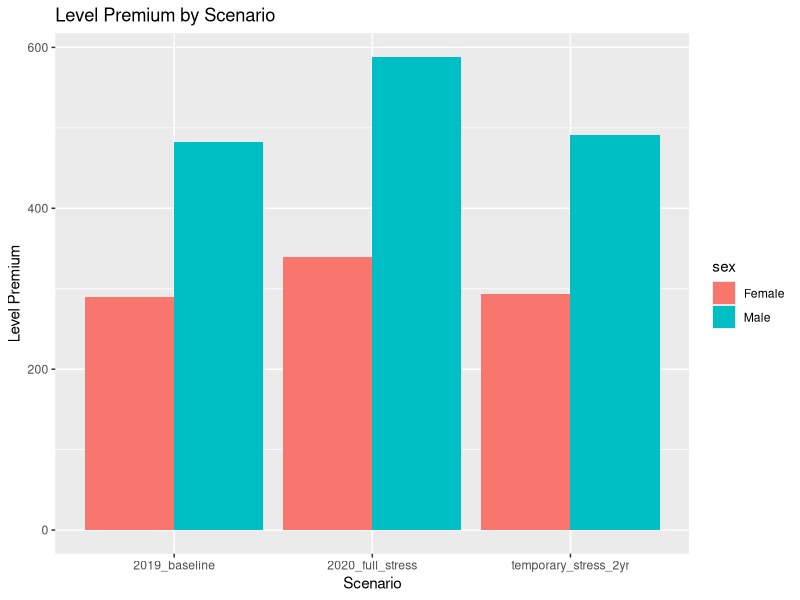
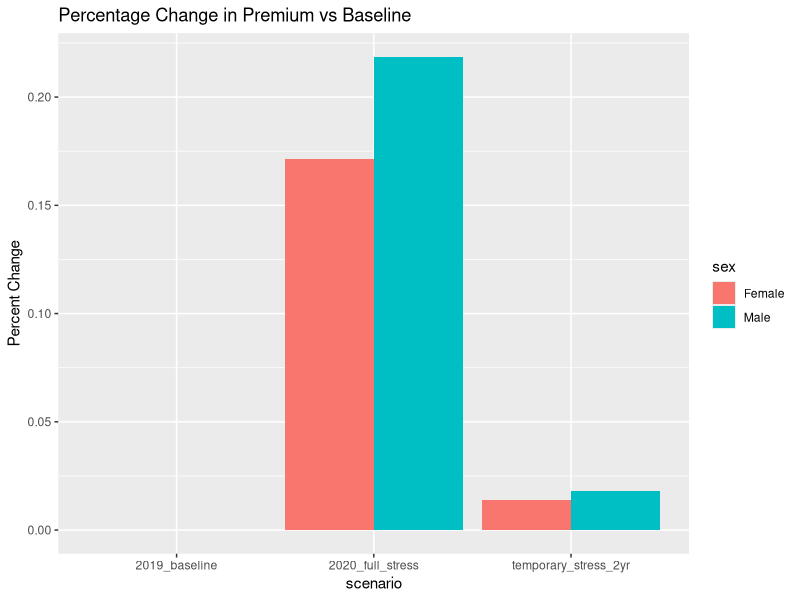
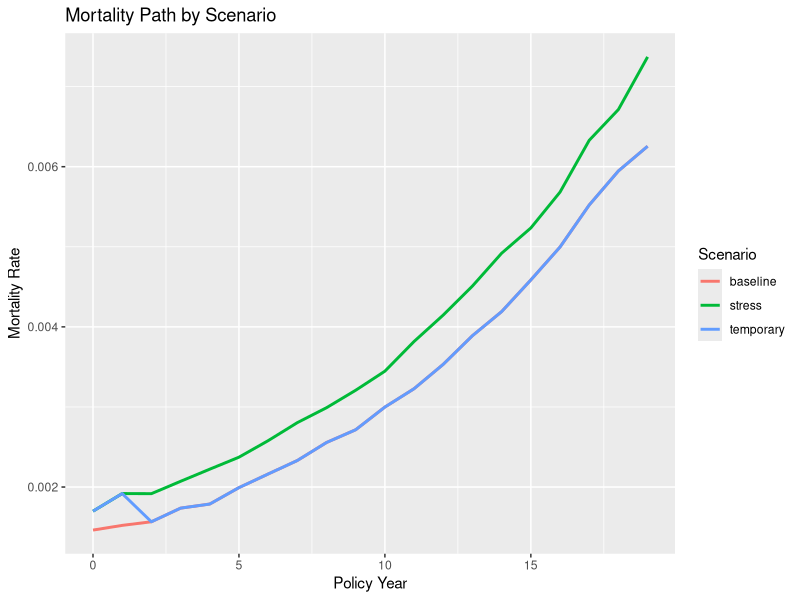

Source code (R) for these figures, in order:
# This script extends Script 05.
# Script 05 calculates the net single premium (NSP), which is equal to
# the expected present value of death benefits.
# Script 06 uses the same mortality assumptions and contract settings,
# and converts the single premium framework into a level annual premium
# framework under the equivalence principle.

# ---------------------------------------------------------
# Script: 06_level_premium_stress.R
# Purpose: Price level annual premium for term life under
#          baseline, full stress, and temporary stress scenarios
# ---------------------------------------------------------

library(readr)
library(dplyr)
library(tibble)
library(ggplot2)

# Load life tables
life_2019_f <- read_csv("data/processed/life_table_2019_female.csv")
life_2020_f <- read_csv("data/processed/life_table_2020_female.csv")

life_2019_m <- read_csv("data/processed/life_table_2019_male.csv")
life_2020_m <- read_csv("data/processed/life_table_2020_male.csv")


# Set pricing assumptions
issue_age <- 40
term <- 20
benefit <- 100000
i <- 0.03

# Set how many years the temporary stress lasts
stress_years <- 2


# This function calculates level annual premium from one life table.
price_level_term <- function(life_table, issue_age, term, benefit, i) {
  
  v <- 1 / (1 + i)
  
  pricing_data <- life_table %>%
    filter(age >= issue_age, age < issue_age + term) %>%
    arrange(age)
  
  lx0 <- life_table %>%
    filter(age == issue_age) %>%
    pull(lx)
  
  # Check whether the issue age exists in the table
  if(length(lx0) == 0){
    stop("Issue age not found in life table.")
  }
  
  pricing_data <- pricing_data %>%
    mutate(
      t = age - issue_age,
      survival_prob = lx / lx0,
      death_prob = survival_prob * qx,
      pv_benefit = benefit * v^(t + 1) * death_prob,
      pv_premium = v^t * survival_prob
    )
  
  pv_benefit <- sum(pricing_data$pv_benefit, na.rm = TRUE)
  pv_premium_factor <- sum(pricing_data$pv_premium, na.rm = TRUE)
  
  level_premium <- pv_benefit / pv_premium_factor
  
  return(level_premium)
}


# This function builds a temporary stress scenario:
price_level_term_temp_stress <- function(
    baseline_table,
    stress_table,
    issue_age,
    term,
    benefit,
    i,
    stress_years = 2
) {
  
  v <- 1 / (1 + i)
  
  baseline_qx <- baseline_table %>%
    filter(age >= issue_age, age < issue_age + term) %>%
    arrange(age) %>%
    select(age, qx_baseline = qx)
  
  stress_qx <- stress_table %>%
    filter(age >= issue_age, age < issue_age + term) %>%
    arrange(age) %>%
    select(age, qx_stress = qx)
  
  pricing_data <- baseline_qx %>%
    left_join(stress_qx, by = "age") %>%
    mutate(
      t = age - issue_age,
      qx_used = if_else(t < stress_years, qx_stress, qx_baseline),
      px_used = 1 - qx_used
    )
  
  # Check for missing qx values
  if(any(is.na(pricing_data$qx_used))){
    stop("Missing qx values found in temporary stress scenario.")
  }
  
  # Build survival probabilities recursively
  pricing_data$survival_prob <- NA_real_
  pricing_data$survival_prob[1] <- 1
  
  if(nrow(pricing_data) > 1){
    for(k in 2:nrow(pricing_data)){
      pricing_data$survival_prob[k] <-
        pricing_data$survival_prob[k - 1] * pricing_data$px_used[k - 1]
    }
  }
  
  pricing_data <- pricing_data %>%
    mutate(
      death_prob = survival_prob * qx_used,
      pv_benefit = benefit * v^(t + 1) * death_prob,
      pv_premium = v^t * survival_prob
    )
  
  pv_benefit <- sum(pricing_data$pv_benefit, na.rm = TRUE)
  pv_premium_factor <- sum(pricing_data$pv_premium, na.rm = TRUE)
  
  level_premium <- pv_benefit / pv_premium_factor
  
  return(level_premium)
}


# Calculate baseline level premiums
lp_2019_f <- price_level_term(
  life_table = life_2019_f,
  issue_age = issue_age,
  term = term,
  benefit = benefit,
  i = i
)

lp_2019_m <- price_level_term(
  life_table = life_2019_m,
  issue_age = issue_age,
  term = term,
  benefit = benefit,
  i = i
)


# Calculate full stress level premiums
lp_2020_f <- price_level_term(
  life_table = life_2020_f,
  issue_age = issue_age,
  term = term,
  benefit = benefit,
  i = i
)

lp_2020_m <- price_level_term(
  life_table = life_2020_m,
  issue_age = issue_age,
  term = term,
  benefit = benefit,
  i = i
)


# Calculate temporary stress level premiums-- selecting 1 year mixed.
# note: this is just a temporarly approach, stress is fading, not disappearing instantly. May consider expo/linear/other mix later.
lp_temp_f <- price_level_term_temp_stress(
  baseline_table = life_2019_f,
  stress_table = life_2020_f,
  issue_age = issue_age,
  term = term,
  benefit = benefit,
  i = i,
  stress_years = stress_years
)

lp_temp_m <- price_level_term_temp_stress(
  baseline_table = life_2019_m,
  stress_table = life_2020_m,
  issue_age = issue_age,
  term = term,
  benefit = benefit,
  i = i,
  stress_years = stress_years
)


# Build final comparison table
level_premium_summary <- tibble(
  sex = c("Female", "Female", "Female", "Male", "Male", "Male"),
  scenario = c(
    "2019_baseline",
    "2020_full_stress",
    paste0("temporary_stress_", stress_years, "yr"),
    "2019_baseline",
    "2020_full_stress",
    paste0("temporary_stress_", stress_years, "yr")
  ),
  level_premium = c(
    lp_2019_f,
    lp_2020_f,
    lp_temp_f,
    lp_2019_m,
    lp_2020_m,
    lp_temp_m
  )
)


# Add percentage changes relative to baseline within each sex
level_premium_summary <- level_premium_summary %>%
  group_by(sex) %>%
  mutate(
    baseline_premium = level_premium[scenario == "2019_baseline"][1],
    pct_change_vs_baseline = level_premium / baseline_premium - 1
  ) %>%
  ungroup()


# Print results
print(level_premium_summary)


# Save results
write_csv(
  level_premium_summary,
  "data/processed/level_premium_stress_comparison.csv"
)
#avoid error
if(!dir.exists("outputs")){
  dir.create("outputs")
}

p_lp <- ggplot(level_premium_summary,
       aes(x = scenario, y = level_premium, fill = sex)) +
  geom_bar(stat = "identity", position = "dodge") +
  labs(
    title = "Level Premium by Scenario",
    x = "Scenario",
    y = "Level Premium"
  )



p_lp_pct <- ggplot(level_premium_summary,
       aes(x = scenario, y = pct_change_vs_baseline, fill = sex)) +
  geom_bar(stat = "identity", position = "dodge") +
  labs(
    title = "Percentage Change in Premium vs Baseline",
    y = "Percent Change"
  )

ggsave(
  "outputs/level_premium.png",
  plot = p_lp,
  width = 8,
  height = 5,
  dpi = 300
)


ggsave(
  "outputs/level_premium_pct.png",
  plot = p_lp_pct,
  width = 8,
  height = 5,
  dpi = 300
)

baseline_f <- life_2019_f %>%
  filter(age >= issue_age, age < issue_age + term) %>%
  arrange(age)

stress_f <- life_2020_f %>%
  filter(age >= issue_age, age < issue_age + term) %>%
  arrange(age)

df_plot <- tibble(
  t = 0:(term - 1),
  baseline = baseline_f$qx,
  full_stress = stress_f$qx,
  temporary_stress = ifelse(0:(term - 1) < stress_years, stress_f$qx, baseline_f$qx)
)

p_mort <- ggplot(df_plot, aes(x = t)) +
  geom_line(aes(y = baseline, color = "baseline"), linewidth = 1) +
  geom_line(aes(y = full_stress, color = "stress"), linewidth = 1) +
  geom_line(aes(y = temporary_stress, color = "temporary"), linewidth = 1) +
  labs(
    title = "Mortality Path by Scenario",
    x = "Policy Year",
    y = "Mortality Rate",
    color = "Scenario"
  )

ggsave(
  "outputs/mortality_path.png",
  plot = p_mort,
  width = 8,
  height = 5,
  dpi = 300
)
